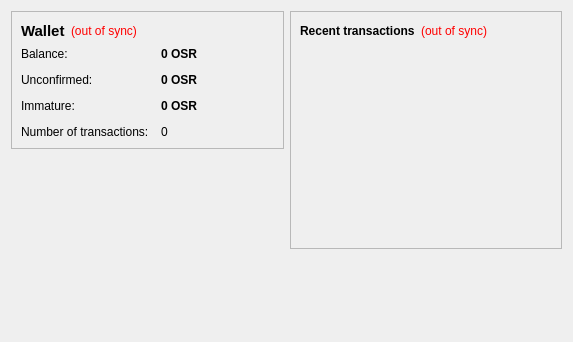
<?xml version="1.0" encoding="UTF-8"?>
<ui version="4.0">
 <class>OverviewPage</class>
 <widget class="QWidget" name="OverviewPage">
  <property name="geometry">
   <rect>
    <x>0</x>
    <y>0</y>
    <width>573</width>
    <height>342</height>
   </rect>
  </property>
  <property name="windowTitle">
   <string>Form</string>
  </property>
  <layout class="QHBoxLayout" name="horizontalLayout" stretch="1,1">
   <item>
    <layout class="QVBoxLayout" name="verticalLayout_2">
     <item>
      <widget class="QFrame" name="frame">
       <property name="frameShape">
        <enum>QFrame::StyledPanel</enum>
       </property>
       <property name="frameShadow">
        <enum>QFrame::Raised</enum>
       </property>
       <layout class="QVBoxLayout" name="verticalLayout_4">
        <item>
         <layout class="QHBoxLayout" name="horizontalLayout_4">
          <item>
           <widget class="QLabel" name="label_5">
            <property name="font">
             <font>
              <pointsize>11</pointsize>
              <weight>75</weight>
              <bold>true</bold>
             </font>
            </property>
            <property name="text">
             <string>Wallet</string>
            </property>
           </widget>
          </item>
          <item>
           <widget class="QLabel" name="labelWalletStatus">
            <property name="toolTip">
             <string>The displayed information may be out of date. Your wallet automatically synchronizes with the osiris network after a connection is established, but this process has not completed yet.</string>
            </property>
            <property name="styleSheet">
             <string notr="true">QLabel { color: red; }</string>
            </property>
            <property name="text">
             <string notr="true">(out of sync)</string>
            </property>
            <property name="alignment">
             <set>Qt::AlignLeading|Qt::AlignLeft|Qt::AlignVCenter</set>
            </property>
           </widget>
          </item>
          <item>
           <spacer name="horizontalSpacer_2">
            <property name="orientation">
             <enum>Qt::Horizontal</enum>
            </property>
            <property name="sizeHint" stdset="0">
             <size>
              <width>40</width>
              <height>20</height>
             </size>
            </property>
           </spacer>
          </item>
         </layout>
        </item>
        <item>
         <layout class="QFormLayout" name="formLayout_2">
          <property name="fieldGrowthPolicy">
           <enum>QFormLayout::AllNonFixedFieldsGrow</enum>
          </property>
          <property name="horizontalSpacing">
           <number>12</number>
          </property>
          <property name="verticalSpacing">
           <number>12</number>
          </property>
          <item row="0" column="0">
           <widget class="QLabel" name="label">
            <property name="text">
             <string>Balance:</string>
            </property>
           </widget>
          </item>
          <item row="0" column="1">
           <widget class="QLabel" name="labelBalance">
            <property name="font">
             <font>
              <weight>75</weight>
              <bold>true</bold>
             </font>
            </property>
            <property name="cursor">
             <cursorShape>IBeamCursor</cursorShape>
            </property>
            <property name="toolTip">
             <string>Your current balance</string>
            </property>
            <property name="text">
             <string notr="true">0 OSR</string>
            </property>
            <property name="textInteractionFlags">
             <set>Qt::LinksAccessibleByMouse|Qt::TextSelectableByKeyboard|Qt::TextSelectableByMouse</set>
            </property>
           </widget>
          </item>
          <item row="1" column="0">
           <widget class="QLabel" name="label_3">
            <property name="text">
             <string>Unconfirmed:</string>
            </property>
           </widget>
          </item>
          <item row="1" column="1">
           <widget class="QLabel" name="labelUnconfirmed">
            <property name="font">
             <font>
              <weight>75</weight>
              <bold>true</bold>
             </font>
            </property>
            <property name="cursor">
             <cursorShape>IBeamCursor</cursorShape>
            </property>
            <property name="toolTip">
             <string>Total of transactions that have yet to be confirmed, and do not yet count toward the current balance</string>
            </property>
            <property name="text">
             <string notr="true">0 OSR</string>
            </property>
            <property name="textInteractionFlags">
             <set>Qt::LinksAccessibleByMouse|Qt::TextSelectableByKeyboard|Qt::TextSelectableByMouse</set>
            </property>
           </widget>
          </item>
          <item row="3" column="0">
           <widget class="QLabel" name="label_2">
            <property name="text">
             <string>Number of transactions:</string>
            </property>
           </widget>
          </item>
          <item row="3" column="1">
           <widget class="QLabel" name="labelNumTransactions">
            <property name="toolTip">
             <string>Total number of transactions in wallet</string>
            </property>
            <property name="text">
             <string notr="true">0</string>
            </property>
           </widget>
          </item>
          <item row="2" column="0">
           <widget class="QLabel" name="labelImmatureText">
            <property name="text">
             <string>Immature:</string>
            </property>
           </widget>
          </item>
          <item row="2" column="1">
           <widget class="QLabel" name="labelImmature">
            <property name="font">
             <font>
              <weight>75</weight>
              <bold>true</bold>
             </font>
            </property>
            <property name="toolTip">
             <string>Mined balance that has not yet matured</string>
            </property>
            <property name="text">
             <string notr="true">0 OSR</string>
            </property>
            <property name="textInteractionFlags">
             <set>Qt::LinksAccessibleByMouse|Qt::TextSelectableByKeyboard|Qt::TextSelectableByMouse</set>
            </property>
           </widget>
          </item>
         </layout>
        </item>
       </layout>
      </widget>
     </item>
     <item>
      <spacer name="verticalSpacer">
       <property name="orientation">
        <enum>Qt::Vertical</enum>
       </property>
       <property name="sizeHint" stdset="0">
        <size>
         <width>20</width>
         <height>40</height>
        </size>
       </property>
      </spacer>
     </item>
    </layout>
   </item>
   <item>
    <layout class="QVBoxLayout" name="verticalLayout_3">
     <item>
      <widget class="QFrame" name="frame_2">
       <property name="frameShape">
        <enum>QFrame::StyledPanel</enum>
       </property>
       <property name="frameShadow">
        <enum>QFrame::Raised</enum>
       </property>
       <layout class="QVBoxLayout" name="verticalLayout">
        <item>
         <layout class="QHBoxLayout" name="horizontalLayout_2">
          <item>
           <widget class="QLabel" name="label_4">
            <property name="text">
             <string>&lt;b&gt;Recent transactions&lt;/b&gt;</string>
            </property>
           </widget>
          </item>
          <item>
           <widget class="QLabel" name="labelTransactionsStatus">
            <property name="toolTip">
             <string>The displayed information may be out of date. Your wallet automatically synchronizes with the osiris network after a connection is established, but this process has not completed yet.</string>
            </property>
            <property name="styleSheet">
             <string notr="true">QLabel { color: red; }</string>
            </property>
            <property name="text">
             <string notr="true">(out of sync)</string>
            </property>
            <property name="alignment">
             <set>Qt::AlignRight|Qt::AlignTrailing|Qt::AlignVCenter</set>
            </property>
           </widget>
          </item>
          <item>
           <spacer name="horizontalSpacer">
            <property name="orientation">
             <enum>Qt::Horizontal</enum>
            </property>
            <property name="sizeHint" stdset="0">
             <size>
              <width>40</width>
              <height>20</height>
             </size>
            </property>
           </spacer>
          </item>
         </layout>
        </item>
        <item>
         <widget class="QListView" name="listTransactions">
          <property name="styleSheet">
           <string notr="true">QListView { background: transparent; }</string>
          </property>
          <property name="frameShape">
           <enum>QFrame::NoFrame</enum>
          </property>
          <property name="verticalScrollBarPolicy">
           <enum>Qt::ScrollBarAlwaysOff</enum>
          </property>
          <property name="horizontalScrollBarPolicy">
           <enum>Qt::ScrollBarAlwaysOff</enum>
          </property>
          <property name="selectionMode">
           <enum>QAbstractItemView::NoSelection</enum>
          </property>
         </widget>
        </item>
       </layout>
      </widget>
     </item>
     <item>
      <spacer name="verticalSpacer_2">
       <property name="orientation">
        <enum>Qt::Vertical</enum>
       </property>
       <property name="sizeHint" stdset="0">
        <size>
         <width>20</width>
         <height>40</height>
        </size>
       </property>
      </spacer>
     </item>
    </layout>
   </item>
  </layout>
 </widget>
 <resources/>
 <connections/>
</ui>
